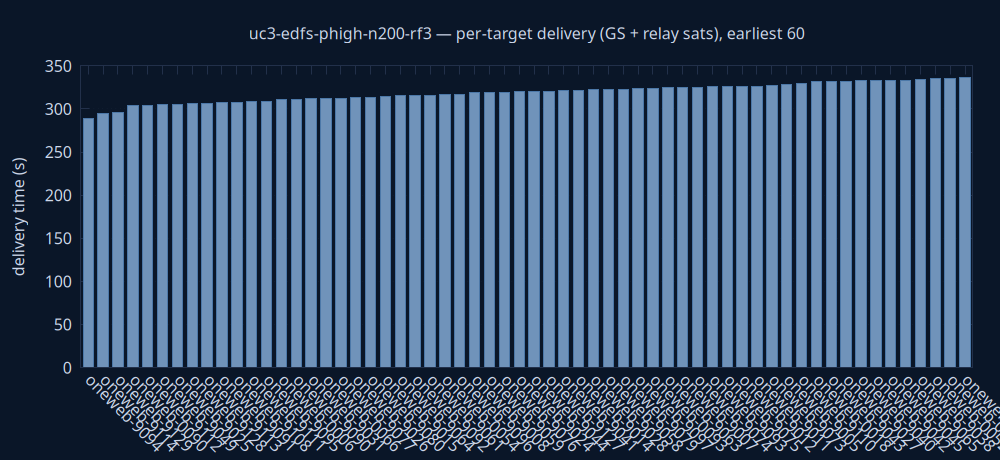

Write gnuplot code to recreate this figure.
set terminal pngcairo size 1000,460 background rgb '#0a1628'
set output 'delivery.png'
set style fill solid 0.8
set boxwidth 0.7 relative
set border lc rgb '#22304a'
set grid ytics lc rgb '#22304a'
set yrange [0:*]
set ylabel 'delivery time (s)' textcolor rgb '#cdd7ea'
set xtics rotate by -45 textcolor rgb '#cdd7ea'
set ytics textcolor rgb '#cdd7ea'
set title 'uc3-edfs-phigh-n200-rf3 — per-target delivery (GS + relay sats), earliest 60' textcolor rgb '#cdd7ea'
plot 'delivery.dat' using 0:2:3:xtic(1) with boxes lc rgb variable notitle
